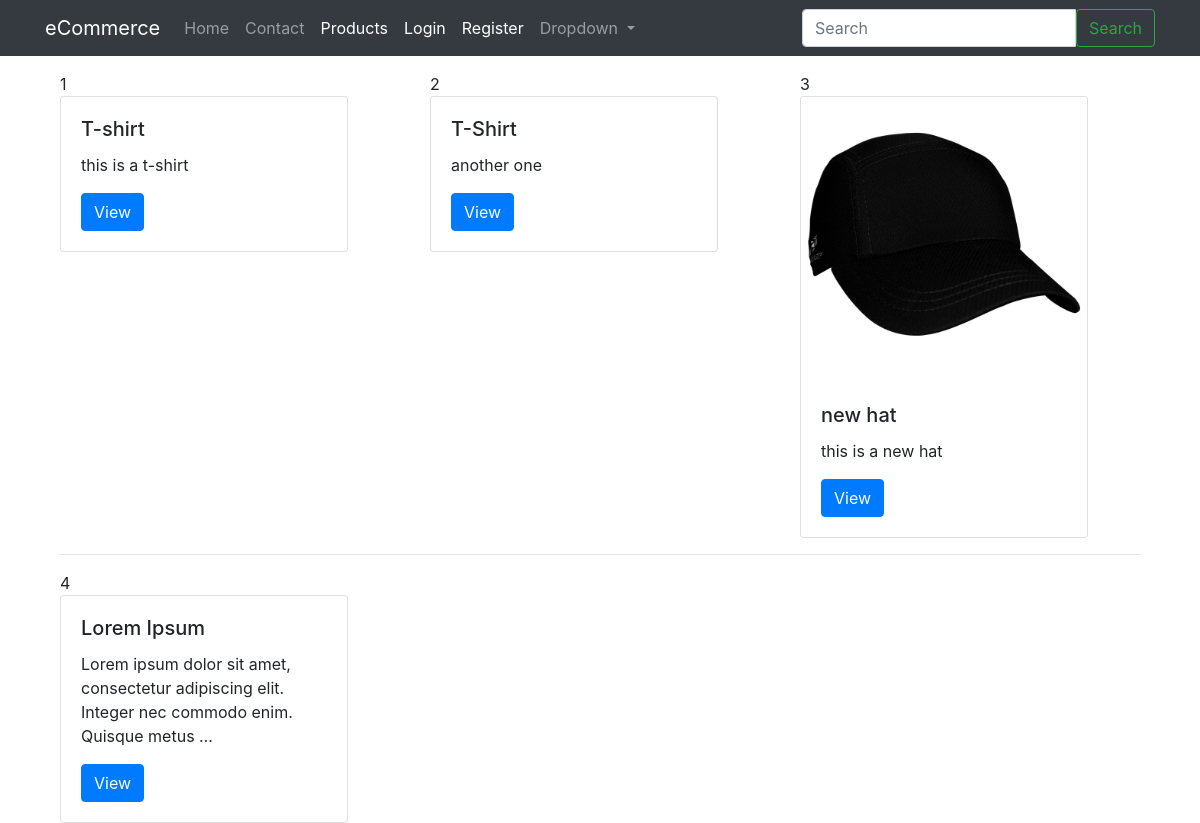
Screenshot of /products/ with the database file from the repository.
### products/models.py (models this page shows, shortened)
class Product(models.Model):
    title = models.CharField(max_length=120)
    slug = models.SlugField(blank=True, unique=True)
    description = models.TextField()
    price = models.DecimalField(max_digits=10, decimal_places=2, default=0.00)
    image = models.ImageField(upload_to=upload_image_path, null=True, blank=True)
    featured = models.BooleanField(default=False)
    timestamp = models.DateTimeField(auto_now_add=True, blank=True, null=True)
    def get_absolute_url(self):
        return reverse("products:details", kwargs={'slug': self.slug})

### products/views.py (the view)
# urls.py: path('', ProductListView.as_view(), name='list'),
class ProductListView(ListView):
    def get_queryset(self):
        return Product.objects.all()

### products/templates/products/product_list.html
{% extends "base.html" %} {% block content %}
    <div class="container">
        <div class="row">
            {% for foo in object_list %}
                <div class="col">
                    {{ forloop.counter }} {% include "products/snippets/card.html" with instance=foo %}
                    {% if forloop.counter|divisibleby:3 %}
                        </div>
                        </div>
                        <div class="row">
                            <div class="col-12">
                                <hr>
                            </div>
                            {% else %}
                        </div>
                    {% endif %} {% endfor %}
    </div>
    </div>
{% endblock content %}

### templates/base.html (shortened to what this page needs)
<!DOCTYPE html>
<html>
<head>
	<link rel="stylesheet" href="https://stackpath.bootstrapcdn.com/bootstrap/4.1.0/css/bootstrap.min.css"
>
</head>
<body>
	{% include "base/nav.html" with brand_name='eCommerce' %}
	<div class="container">
		{% block content %} {% endblock content %}
	</div>
</body>
</html>

### templates/base/nav.html (shortened to what this page needs)
  {% url 'home' as home_url %} {% url 'products:list' as products_list %} {% url 'logout' as logout_url %}
<nav class="navbar navbar-expand-lg navbar-dark bg-dark mb-3">
  <div class="container">
    <a class="navbar-brand" href="{% url 'home' %}"> {% if brand_name %}{{brand_name}}{% else %}eCommerce platform {% endif %}</a>
    <div class="collapse navbar-collapse" id="navbarSupportedContent">
      <ul class="navbar-nav mr-auto">
        <li class="nav-item">
          <a class="nav-link {% if request.path == home_url %} active {% endif %}" href="{% url 'home' %}">Home
          </a>
        </li>
        <li class="nav-item">
          <a class="nav-link {% if request.path == home_url %} active {% endif %}" href="{% url 'home' %}">Contact</a>
        </li>
        <li class="nav-item">
          <a class="nav-link {% if request.path == products_list %} active {% endif %}" href="{% url 'products:list' %}">Products</a>
        </li>
        {% if request.user.is_authenticated %}
        <li class="nav-item">
          <a class="nav-link {% if request.path == logout_url  %} active {% endif %}" href="{% url 'logout' %}">Logout</a>
        </li>
        {% else %}
        <li class="nav-item">
          <a class="nav-link {% if request.path == products_list %} active {% endif %}" href="{% url 'login' %}">Login</a>
        </li>
        <li class="nav-item">
          <a class="nav-link {% if request.path == products_list %} active {% endif %}" href="{% url 'products:register' %}">Register</a>
        </li>
        <li class="nav-item dropdown">
          <a class="nav-link dropdown-toggle" href="#" id="navbarDropdown" role="button" data-toggle="dropdown" aria-haspopup="true"
            aria-expanded="false">
            Dropdown
          </a>
        </li>
        {% endif %}
      </ul>
    {% include 'search/snippets/search-form.html' %}
    </div>
  </div>
</nav>

### search/templates/search/snippets/search-form.html
<form method="get" action="{% url 'search:query' %}" class="form my-2 my-lg-0">
    <div class="input-group">
        <input class="form-control" name="q" type="search" placeholder="Search" value="{{ request.GET.q }}"
               aria-label="Search">
        <span class="input-group-btn">
                <button class="btn btn-outline-success" type="submit">Search</button>
          </span>
    </div>
</form>

### products/templates/products/snippets/card.html
<div class="card" style="width: 18rem;">
    {% if instance.image %}
        <a href="{{ instance.get_absolute_url }}">
            <img class="card-img-top" src="{{ instance.image.url }}" alt="{{ instance.title }} logo">
        </a>
    {% endif %}
    <div class="card-body">
        <h5 class="card-title">{{ instance.title }}</h5>
        <p class="card-text">{{ instance.description|truncatewords:14 }}</p>
        <a href="{{ instance.get_absolute_url }}" class="btn btn-primary">View</a>
    </div>
</div>

### rows the page displays
Product: title "T-shirt", description "this is a t-shirt"
Product: title "T-Shirt", description "another one"
Product: image (picture), title "new hat", description "this is a new hat"
Product: title "Lorem Ipsum", description "Lorem ipsum dolor sit amet, consectetur adipiscing elit. Integer nec commodo enim. Quisque metus …"

### other values shown
{{ brand_name }} "eCommerce"
